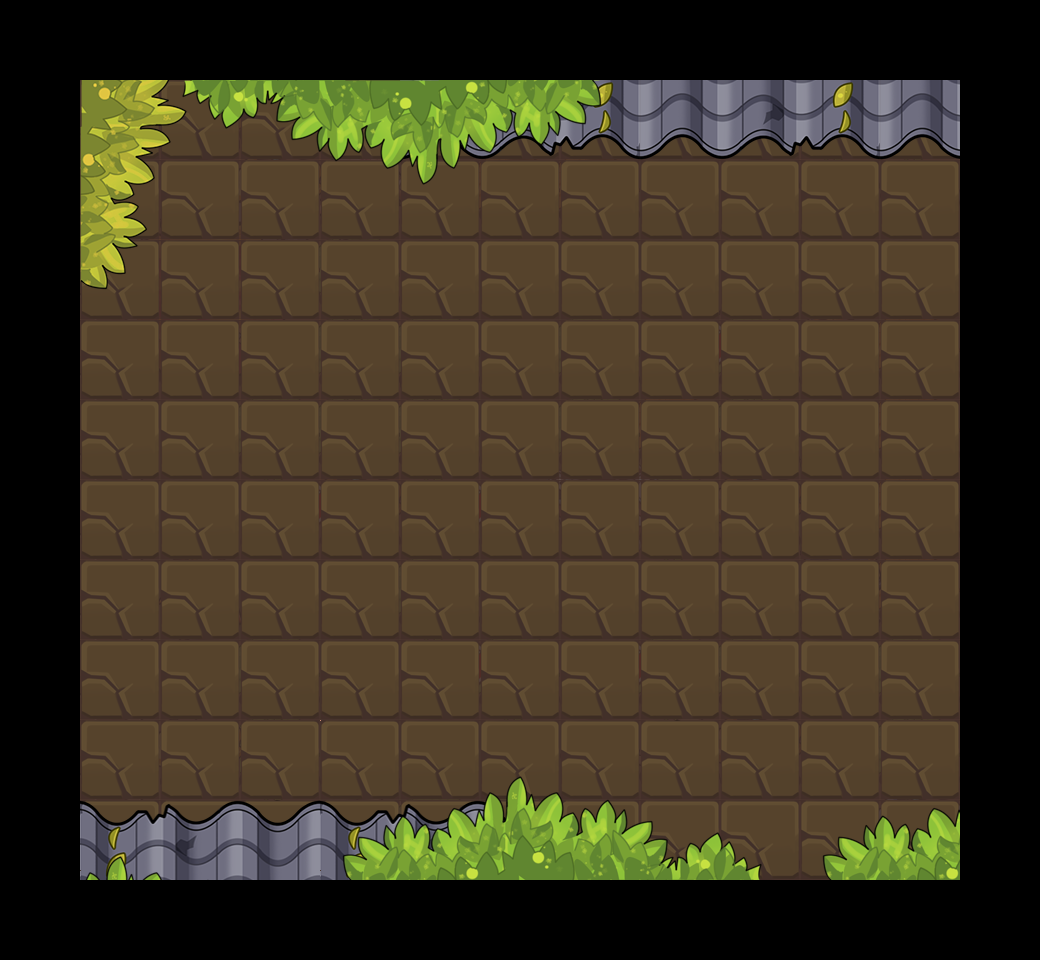

The image is a tile-based game level rendered from a .tmx file. Its description and source (layers, tilesets, objects; grid data summarised) follow:
An orthogonal 13x12 tile map with 80x80 px tiles, 11 tile layers (bgLayer, obs1Layer, blockLayer, obs2Layer, ...).

<map version="1.0" orientation="orthogonal" renderorder="right-down" width="13" height="12" tilewidth="80" tileheight="80" nextobjectid="1">
 <tileset firstgid="1" name="explore" tilewidth="80" tileheight="80">
  <image source="explore.png" trans="ff00ff" width="1557" height="1440" />
 </tileset>
 <layer name="bgLayer" width="13" height="12">
  <data>[156 cells, 156 non-empty, 13 distinct tile ids]</data>
 </layer>
 <layer name="obs1Layer" width="13" height="12">
  <data>[156 cells, 74 non-empty, 12 distinct tile ids]</data>
 </layer>
 <layer name="blockLayer" width="13" height="12">
  <data>[156 cells, 125 non-empty, 22 distinct tile ids]</data>
 </layer>
 <layer name="obs2Layer" width="13" height="12">
  <data>[156 cells, 15 non-empty, 10 distinct tile ids]</data>
 </layer>
 <layer name="eventLayer" width="13" height="12">
  <data>[156 cells, 7 non-empty, 3 distinct tile ids]</data>
 </layer>
 <layer name="boxLayer" width="13" height="12">
  <data>[156 cells, 17 non-empty, 12 distinct tile ids]</data>
 </layer>
 <layer name="prisonLayer" width="13" height="12">
  <data>[156 cells, 13 non-empty, 13 distinct tile ids]</data>
 </layer>
 <layer name="monsterLayer" width="13" height="12">
  <data>[156 cells, 13 non-empty, 13 distinct tile ids]</data>
 </layer>
 <layer name="shadeLayer" width="13" height="12">
  <data>[156 cells, 110 non-empty, 1 distinct tile ids]</data>
 </layer>
 <layer name="wall1Layer" width="13" height="12">
  <data>[156 cells, 16 non-empty, 9 distinct tile ids]</data>
 </layer>
 <layer name="wall2Layer" width="13" height="12">
  <data>[156 cells, 34 non-empty, 30 distinct tile ids]</data>
 </layer>
</map>